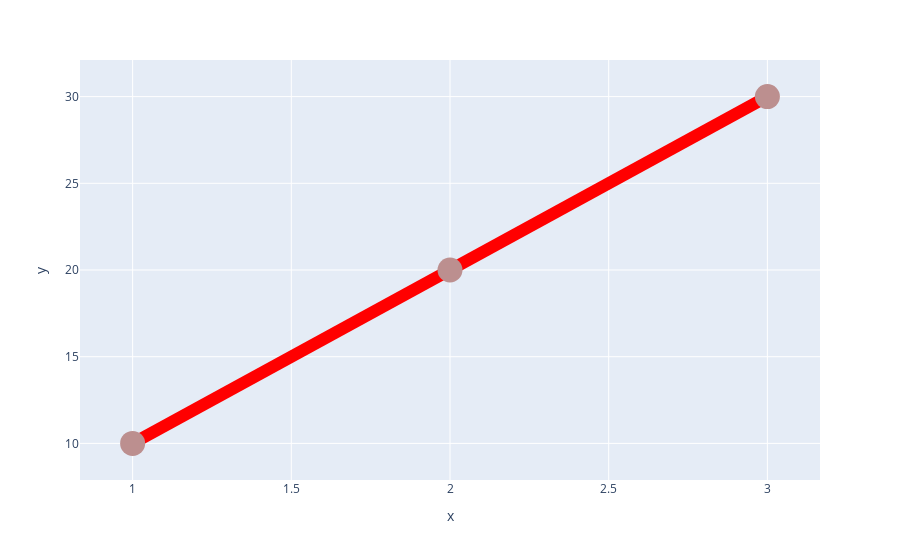

The cell this chart's notebook holds for it:
### Code cell
x=[1,2,3]
y=[10,20,30]
f=px.line(x=x,y=y,markers=True)
f.update_traces(marker=dict(size=25,color='rosybrown'),line=dict(width=12,color='red'))

### Figure 1 — Plotly figure (JSON) as saved in the notebook; plotly's stock layout.template omitted (floating-point values rounded to 4 significant figures)
{"data": [{"hovertemplate": "x=%{x}<br>y=%{y}<extra></extra>", "legendgroup": "", "line": {"color": "red", "dash": "solid", "width": 12}, "marker": {"color": "rosybrown", "size": 25, "symbol": "circle"}, "mode": "lines+markers", "name": "", "orientation": "v", "showlegend": false, "type": "scatter", "x": [1, 2, 3], "xaxis": "x", "y": [10, 20, 30], "yaxis": "y"}], "layout": {"autosize": true, "legend": {"tracegroupgap": 0}, "margin": {"t": 60}, "xaxis": {"anchor": "y", "autorange": true, "domain": [0, 1], "range": [0.8464, 3.154], "title": {"text": "x"}, "type": "linear"}, "yaxis": {"anchor": "x", "autorange": true, "domain": [0, 1], "range": [6.807, 33.19], "title": {"text": "y"}, "type": "linear"}}}
